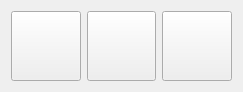
      <widget class="QWidget" name="layoutWidget_2">
       <property name="geometry">
        <rect>
         <x>150</x>
         <y>580</y>
         <width>243</width>
         <height>72</height>
        </rect>
       </property>
       <layout class="QGridLayout" name="gridLayout_2">
        <item row="0" column="0">
         <widget class="QPushButton" name="home_2">
          <property name="minimumSize">
           <size>
            <width>70</width>
            <height>70</height>
           </size>
          </property>
          <property name="styleSheet">
           <string notr="true">border-image:url(&quot;/Users/iot/Desktop/sujeong_backup/yogiyo/homenormal.png&quot;);</string>
          </property>
          <property name="text">
           <string/>
          </property>
          <property name="checkable">
           <bool>false</bool>
          </property>
          <property name="checked">
           <bool>false</bool>
          </property>
         </widget>
        </item>
        <item row="0" column="1">
         <widget class="QPushButton" name="order_2">
          <property name="minimumSize">
           <size>
            <width>0</width>
            <height>70</height>
           </size>
          </property>
          <property name="styleSheet">
           <string notr="true">border-image:url(&quot;/Users/iot/Desktop/image/IMG_6588.png&quot;);</string>
          </property>
          <property name="text">
           <string/>
          </property>
         </widget>
        </item>
        <item row="0" column="2">
         <widget class="QPushButton" name="profile_2">
          <property name="minimumSize">
           <size>
            <width>0</width>
            <height>70</height>
           </size>
          </property>
          <property name="styleSheet">
           <string notr="true">border-image:url(&quot;/Users/iot/Desktop/image/IMG_6589.png&quot;);</string>
          </property>
          <property name="text">
           <string/>
          </property>
         </widget>
        </item>
       </layout>
      </widget>
